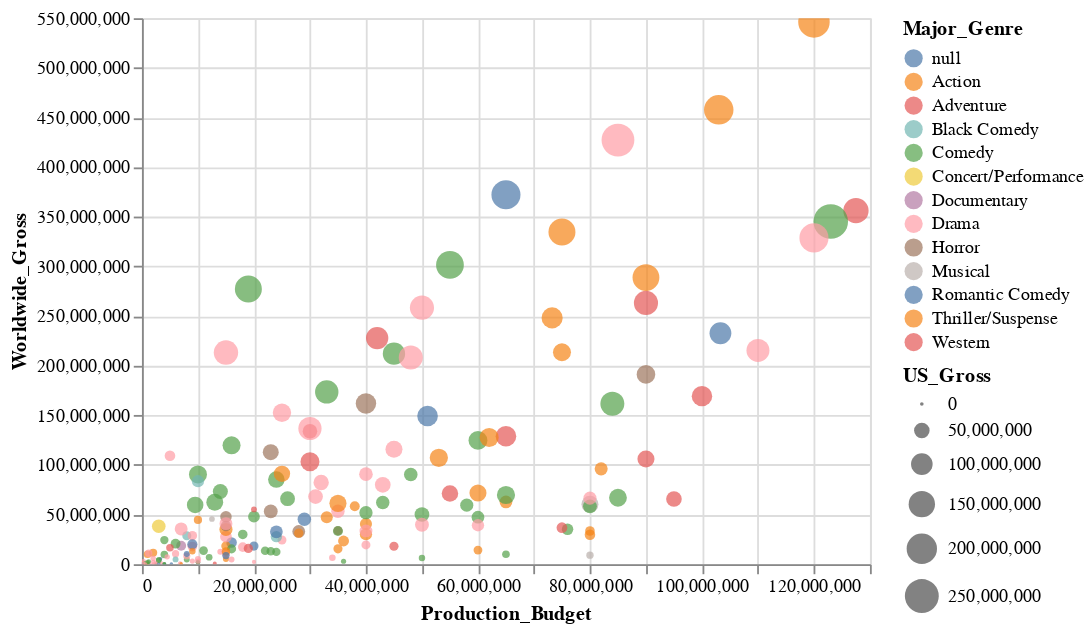

This figure's notebook cell:
### Markdown cell above
E se fizermos uma interação com o usuário? vamos adicionar uma funcionalidade simples:  interactive()

### Code cell
alt.Chart(filmes_2000).mark_point(filled=True).encode(
    alt.X('Production_Budget'),
    alt.Y('Worldwide_Gross'),
    alt.Size('US_Gross'),
    alt.Color('Major_Genre'),
    alt.OpacityValue(0.7),
    tooltip = [alt.Tooltip('Title'),
               alt.Tooltip('Production_Budget'),
               alt.Tooltip('Worldwide_Gross'),
               alt.Tooltip('US_Gross')
              ]
).interactive()

### Figure 1 — Vega-Lite specification as saved in the notebook (floating-point values rounded to 4 significant figures; data arrays with more than 128 entries replaced by an {"elided": "..."} marker saying what was removed)
{"config": {"view": {"continuousWidth": 400, "continuousHeight": 300}}, "data": {"name": "data-07b5306da37fdc34e4db36a5f2c45f13"}, "mark": {"type": "point", "filled": true}, "encoding": {"color": {"field": "Major_Genre", "type": "nominal"}, "opacity": {"value": 0.7}, "size": {"field": "US_Gross", "type": "quantitative"}, "tooltip": [{"field": "Title", "type": "nominal"}, {"field": "Production_Budget", "type": "quantitative"}, {"field": "Worldwide_Gross", "type": "quantitative"}, {"field": "US_Gross", "type": "quantitative"}], "x": {"field": "Production_Budget", "type": "quantitative"}, "y": {"field": "Worldwide_Gross", "type": "quantitative"}}, "selection": {"selector001": {"type": "interval", "bind": "scales", "encodings": ["x", "y"]}}, "$schema": "https://vega.github.io/schema/vega-lite/v4.17.0.json", "datasets": {"data-07b5306da37fdc34e4db36a5f2c45f13": {"elided": "188 records"}}}
